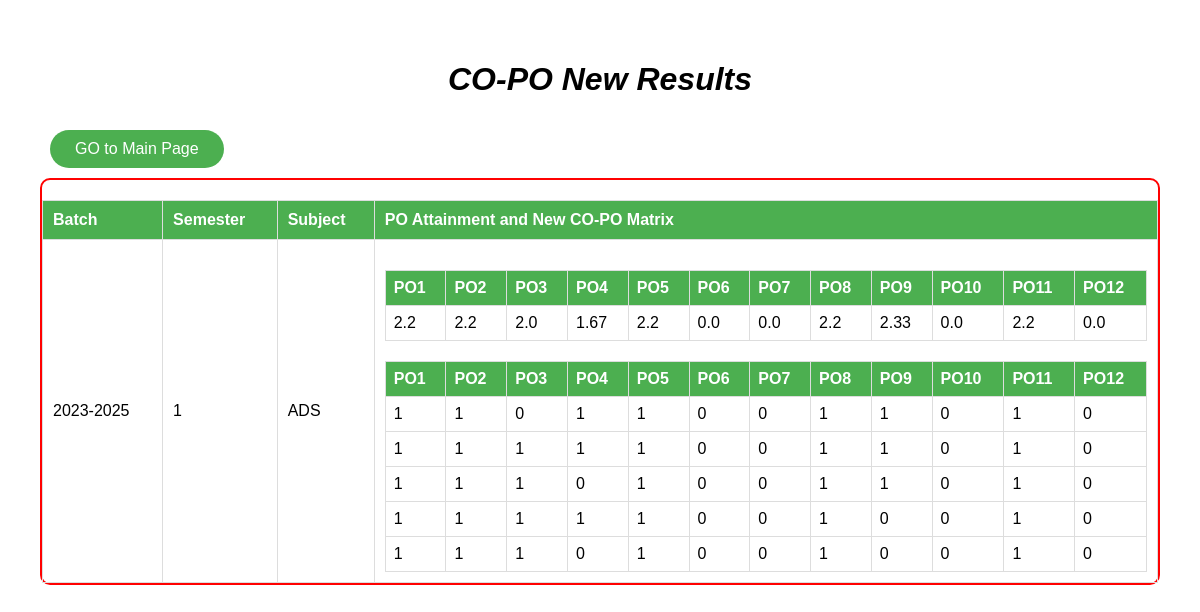
Page /result2 on the committed database.
### app.py (models this page shows)
class Submission2(db.Model):
    id = db.Column(db.Integer, primary_key=True)
    batch = db.Column(db.String(10))
    semester = db.Column(db.String(10))
    subject = db.Column(db.String(50))
    matrix_data = db.Column(db.PickleType())
    matrix_data1 = db.Column(db.PickleType())

### app.py (the view)
@app.route('/result2')
def result2():
    submissions = Submission2.query.all()
    return render_template('result2.html', submissions=submissions)

### templates/result2.html (shortened to what this page needs)
<!DOCTYPE html>
<html lang="en">
<head>
</head>
<body>
    <h1>CO-PO New Results</h1>
    <div id="button-frame">
        <button class="button" onclick="window.location.href='/form2'">GO to Main Page</button>
    </div>
    {% for submission in submissions %}
        <div class="data-set">
            <table border="1">
                <tr>
                    <th>Batch</th>
                    <th>Semester</th>
                    <th>Subject</th>
                    <th>PO Attainment and New CO-PO Matrix</th>
                </tr>
                <tr>
                    <td>{{ submission.batch }}</td>
                    <td>{{ submission.semester }}</td>
                    <td>{{ submission.subject }}</td>
                    <td>
                        <table border="1">
                            <tr>
                                <th>PO1</th>
                                <th>PO2</th>
                                <th>PO3</th>
                                <th>PO4</th>
                                <th>PO5</th>
                                <th>PO6</th>
                                <th>PO7</th>
                                <th>PO8</th>
                                <th>PO9</th>
                                <th>PO10</th>
                                <th>PO11</th>
                                <th>PO12</th>
                            </tr>
                            <tr>
                                {% for i in range(12) %}
                                    <td>{{ submission.matrix_data[0][i] }}</td>
                                {% endfor %}
                            </tr>
                        </table>
                        <table border="1">
                            <tr>
                                <th>PO1</th>
                                <th>PO2</th>
                                <th>PO3</th>
                                <th>PO4</th>
                                <th>PO5</th>
                                <th>PO6</th>
                                <th>PO7</th>
                                <th>PO8</th>
                                <th>PO9</th>
                                <th>PO10</th>
                                <th>PO11</th>
                                <th>PO12</th>
                            </tr>
                            {% for i in range(submission.matrix_data1|length) %}
                                <tr>
                                    {% for j in range(12) %}
                                        <td>{{ submission.matrix_data1[i][j] }}</td>
                                    {% endfor %}
                                </tr>
                            {% endfor %}
                        </table>
                    </td>
                </tr>
            </table>
        </div>
    {% endfor %}
</body>
</html>

### templates/result2.html (style rules this page uses)
body { font-family: Arial, sans-serif; margin: 20px; padding: 20px; }
h1 { font-style: oblique; color: #000000; text-align: center; }
table { width: 100%; border-collapse: collapse; margin-top: 20px; }
th, td { padding: 10px; border: 1px solid #ddd; text-align: left; }
th { background-color: #4caf50; color: white; }
table table { width: 100%; border-collapse: collapse; }
table table th, table table td { padding: 8px; border: 1px solid #ddd; text-align: left; }
.button { margin: 10px; padding: 10px 25px; font-size: 16px; cursor: pointer; border: none; background-color: #4CAF50; color: white; align-items: center; text-decoration: none; display: inline-block; border-radius: 20px; }
.data-set { border: 2px solid #ff0101; border-radius: 10px; margin-bottom: 20px; }
table table th { background-color: #4caf50; }

### rows in the picture
Submission2: batch "2023-2025", semester "1", subject "ADS", matrix_data "2.2" "2.2" "2.0" "1.67" "2.2" "0.0" "0.0" "2.2" "2.33" "0.0" "2.2" "0.0", matrix_data1 "1" "1" "0" "1" "1" "0" "0" "1" "1" "0" "1" "0" "1" "1" "1" "1" "1" "0" "0" "1" "1" "0" "1" "0" "1" "1" "1" "0" "1" "0" "0" "1" "1" "0" "1" "0" "1" "1" "1" "1" "1" "0" "0" "1" "0" "0" "1" "0" "1" "1" "1" "0" "1" "0" "0" "1" "0" "0" "1" "0"
